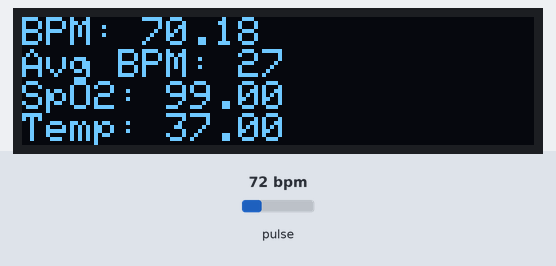
Simulated run of this sketch. Board: ESP32. Shown: 128×32 one-colour display. Inputs (shaded band) come from the test bench; at power-on: pulse 72 bpm. WiFi joins after 1.5 s; servers stay silent unless stated; random numbers use the default seed unless the sketch sets one; what the sketch prints to the serial monitor is not drawn.

Above: at 2.7 s.
2.8 s: pulse set to 42 bpm
At 3.56 s:
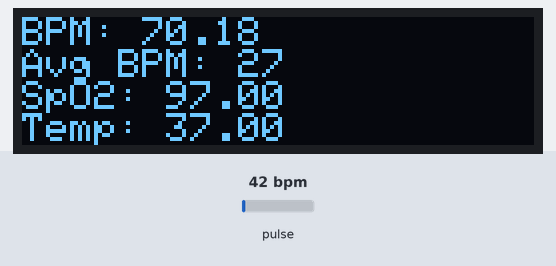
4.9 s: pulse set to 70 bpm
At 5.07 s:
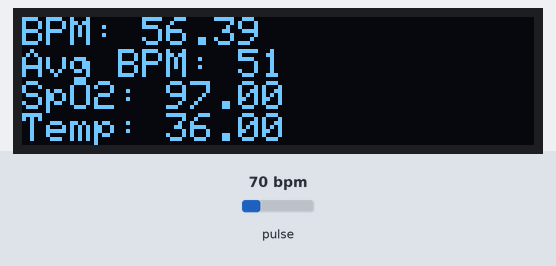
6.4 s: pulse set to 100 bpm
At 6.57 s:
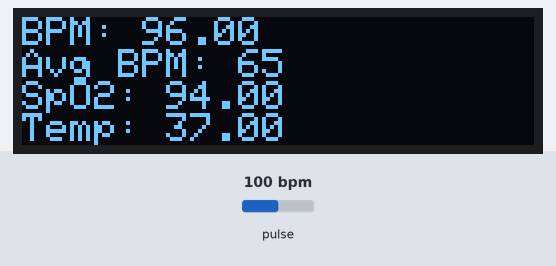
Timing chart, 0 to 9.4 s (numbered marks = the images above; inputs shaded):
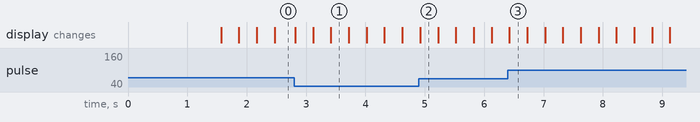

The sketch:

Best.ino
```cpp
#include <Wire.h>
#include <MAX30105.h>
#include "heartRate.h"
#include <SPI.h>
#include <Adafruit_GFX.h>
#include <Adafruit_SSD1306.h>
#include <WiFi.h>
#include <WebServer.h>

// OLED Config
#define SCREEN_WIDTH 128
#define SCREEN_HEIGHT 32
Adafruit_SSD1306 display(SCREEN_WIDTH, SCREEN_HEIGHT, &Wire, -1);

// MAX30105 Sensor
MAX30105 particleSensor;

// Wi-Fi Config
const char *ssid = "Galaxy A14 5G EBF8";      // Replace with your Wi-Fi SSID
const char *password = "Mahi777#69";  // Replace with your Wi-Fi Password
WebServer server(80); // ESP32 WebServer

// Variables for Heart Rate
const byte RATE_SIZE = 4;
byte rates[RATE_SIZE];
byte rateSpot = 0;
long lastBeat = 0;
float beatsPerMinute;
int beatAvg;

// Variables for SpO2 and Temperature
float spO2 = 0.0; // SpO2 placeholder
float temperature = 0.0; // Temperature placeholder

bool fingerDetected = false;

void setup() {
  Serial.begin(115200);
  Serial.println("Initializing...");

  // Initialize OLED display
  if (!display.begin(SSD1306_SWITCHCAPVCC, 0x3C)) {
    Serial.println(F("SSD1306 allocation failed"));
    while (true);
  }
  display.clearDisplay();
  display.display();

  // Initialize MAX30105
  if (!particleSensor.begin(Wire, I2C_SPEED_FAST)) {
    Serial.println("MAX30105 was not found. Please check wiring/power.");
    while (true);
  }
  particleSensor.setup();
  particleSensor.setPulseAmplitudeRed(0x0A);
  particleSensor.setPulseAmplitudeGreen(0);

  // Connect to Wi-Fi
  WiFi.begin(ssid, password);
  Serial.print("Connecting to Wi-Fi");
  while (WiFi.status() != WL_CONNECTED) {
    delay(500);
    Serial.print(".");
  }
  Serial.println("\nConnected to Wi-Fi!");
  Serial.println("IP Address: ");
  Serial.println(WiFi.localIP());

  // Start web server
  server.on("/", handleRoot);
  server.on("/data", handleData);
  server.begin();
  Serial.println("Web server started!");
}

void loop() {
  long irValue = particleSensor.getIR();
  fingerDetected = irValue > 50000;

  if (!fingerDetected) {
    // No finger detected
    beatsPerMinute = 0;
    beatAvg = 0;
    spO2 = 0;
    temperature = 0;
    display.clearDisplay();
    display.setTextSize(1);
    display.setTextColor(WHITE);
    display.setCursor(0, 0);
    display.println("No finger detected!");
    display.display();
  } else {
    if (checkForBeat(irValue)) {
      long delta = millis() - lastBeat;
      lastBeat = millis();
      beatsPerMinute = 60 / (delta / 1000.0);

      if (beatsPerMinute > 20 && beatsPerMinute < 255) {
        rates[rateSpot++] = (byte)beatsPerMinute;
        rateSpot %= RATE_SIZE;

        beatAvg = 0;
        for (byte x = 0; x < RATE_SIZE; x++) beatAvg += rates[x];
        beatAvg /= RATE_SIZE;
      }
    }

    // SpO2 Calculation (Placeholder)
    spO2 = calculateSpO2();

    // Temperature Calculation (Placeholder)
    temperature = calculateTemperature();
  }

  // Display on OLED
  display.clearDisplay();
  display.setTextSize(1.5);
  display.setTextColor(WHITE);
  display.setCursor(0, 0);
  if (fingerDetected) {
    display.print("BPM: ");
    display.println(beatsPerMinute);
    display.print("Avg BPM: ");
    display.println(beatAvg);
    display.print("SpO2: ");
    display.println(spO2);
    display.print("Temp: ");
    display.println(temperature);
  } else {
    display.println("No finger detected!");
  }
  display.display();

  // Handle HTTP requests
  server.handleClient();
}

// Placeholder functions for SpO2 and temperature
float calculateSpO2() {
  return random(94, 100); // Replace with actual calculation
}

float calculateTemperature() {
  return random(35, 38); // Replace with actual calculation
}

void handleRoot() {
  String html = R"rawliteral(
<!DOCTYPE html>
<html lang="en">
<head>
  <meta charset="UTF-8">
  <meta name="viewport" content="width=device-width, initial-scale=1.0">
  <title>Health Monitor Dashboard</title>
  <style>
    body {
      font-family: Arial, sans-serif;
      background-color: black;
      color: white;
      text-align: center;
      margin: 0;
      padding: 0;
    }
    .card {
      background: rgba(255, 255, 255, 0.1);
      padding: 20px;
      margin: 20px auto;
      border-radius: 12px;
      max-width: 400px;
      box-shadow: 0 4px 15px rgba(0, 0, 0, 0.8);
    }
    h1 {
      font-size: 2.5rem;
      margin-bottom: 0.5rem;
    }
    p {
      margin: 5px 0;
    }
    .heart {
      display: inline-block;
      font-size: 50px;
      color: red;
      animation: beat 1s infinite;
      transform-origin: center;
    }
    @keyframes beat {
      0%, 100% {
        transform: scale(1);
      }
      50% {
        transform: scale(1.2);
      }
    }
    .alert {
      color: red;
      font-weight: bold;
      font-size: 1.2rem;
    }
    .triangle {
      color: red;
      font-size: 2rem;
    }
  </style>
  <script>
    function fetchData() {
      fetch('/data').then(response => response.json()).then(data => {
        document.getElementById('bpm').innerText = data.bpm;
        document.getElementById('avgBpm').innerText = data.avgBpm;
        document.getElementById('spO2').innerText = data.spO2;
        document.getElementById('temp').innerText = data.temp;
        document.getElementById('fingerStatus').innerText = data.fingerDetected ? "" : "No finger detected!";
        if (data.fingerDetected && (data.avgBpm < 30 || data.avgBpm > 150)) {
          document.getElementById('alert').innerHTML = '<div class="triangle">&#9888;</div> Abnormal BPM!';
        } else {
          document.getElementById('alert').innerText = '';
        }
        document.getElementById('heart').style.visibility = data.fingerDetected ? "visible" : "hidden";
      });
    }
    setInterval(fetchData, 1000);
  </script>
</head>
<body>
  <h1>Health Monitor Dashboard</h1>
  <div class="card">
    <div id="heart" class="heart">&#10084;</div>
    <p id="alert" class="alert"></p>
    <p id="fingerStatus"></p>
    <p>BPM: <span id="bpm">Loading...</span></p>
    <p>Avg BPM: <span id="avgBpm">Loading...</span></p>
    <p>SpO2: <span id="spO2">Loading...</span>%</p>
    <p>Temperature: <span id="temp">Loading...</span>°C</p>
  </div>
</body>
</html>
  )rawliteral";
  server.send(200, "text/html", html);
}

void handleData() {
  String json = "{";
  json += "\"bpm\":" + String(beatsPerMinute) + ",";
  json += "\"avgBpm\":" + String(beatAvg) + ",";
  json += "\"spO2\":" + String(spO2) + ",";
  json += "\"temp\":" + String(temperature) + ",";
  json += "\"fingerDetected\":" + String(fingerDetected ? "true" : "false") + ",";
  json += "\"alert\":" + String((beatAvg < 30 || beatAvg > 150) ? "true" : "false");
  json += "}";
  server.send(200, "application/json", json);
}
```
